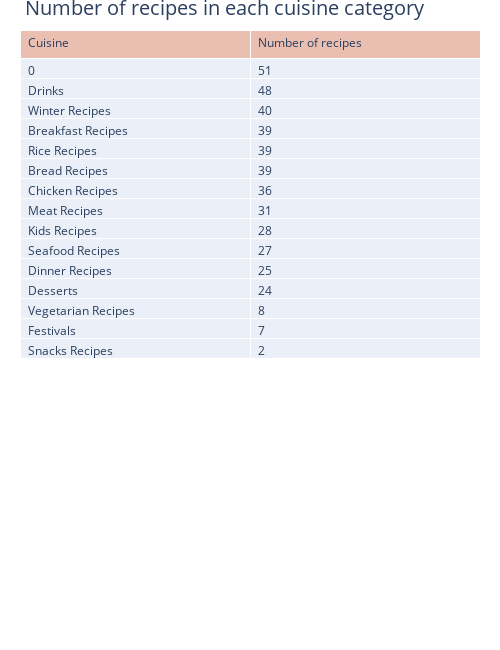

Write notebook code for a chart like this one.
### Code cell
trace = go.Table(
                header=dict(values=['Cuisine','Number of recipes'],
                fill = dict(color=['#EABEB0']), 
                align = ['left'] * 5),
                cells=dict(values=[data1.pages.value_counts().index,data1.pages.value_counts()],
                align = ['left'] * 5))

layout = go.Layout(title='Number of recipes in each cuisine category',
                   titlefont = dict(size = 20),
                   width=500, height=650, 
                   paper_bgcolor =  'rgba(0,0,0,0)',
                   plot_bgcolor = 'rgba(0,0,0,0)',
                   autosize = False,
                   margin=dict(l=20,r=20,b=1,t=30,pad=1),
                   )
data = [trace]
fig = dict(data=data, layout=layout)
iplot(fig)

### Figure 1 — Plotly figure (JSON) as saved in the notebook; plotly's stock layout.template omitted (floating-point values rounded to 4 significant figures)
{"data": [{"cells": {"align": ["left", "left", "left", "left", "left"], "values": [[0, "Drinks", "Winter Recipes", "Breakfast Recipes", "Rice Recipes", "Bread Recipes", "Chicken Recipes", "Meat Recipes", "Kids Recipes", "Seafood Recipes", "Dinner Recipes", "Desserts", "Vegetarian Recipes", "Festivals", "Snacks Recipes"], [51, 48, 40, 39, 39, 39, 36, 31, 28, 27, 25, 24, 8, 7, 2]]}, "header": {"align": ["left", "left", "left", "left", "left"], "fill": {"color": ["#EABEB0"]}, "values": ["Cuisine", "Number of recipes"]}, "type": "table"}], "layout": {"autosize": false, "height": 650, "margin": {"b": 1, "l": 20, "pad": 1, "r": 20, "t": 30}, "paper_bgcolor": "rgba(0,0,0,0)", "plot_bgcolor": "rgba(0,0,0,0)", "title": {"font": {"size": 20}, "text": "Number of recipes in each cuisine category"}, "width": 500}}
